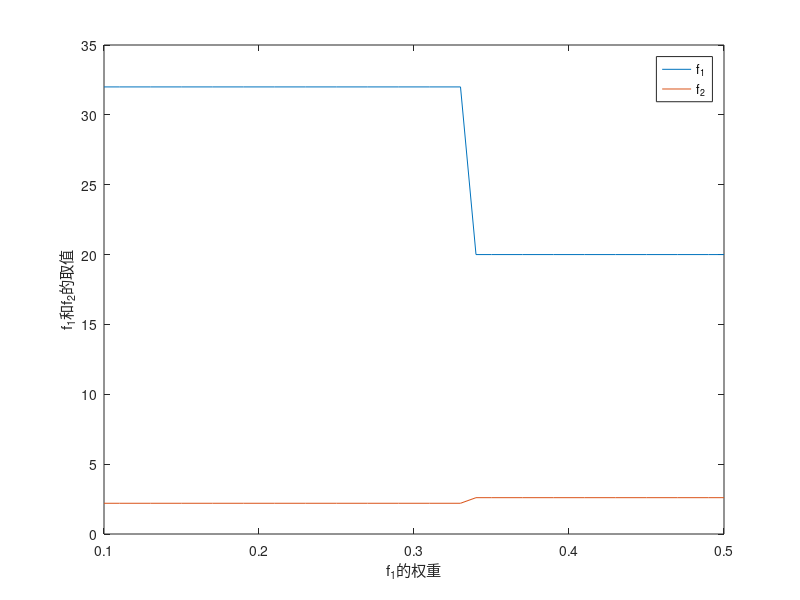
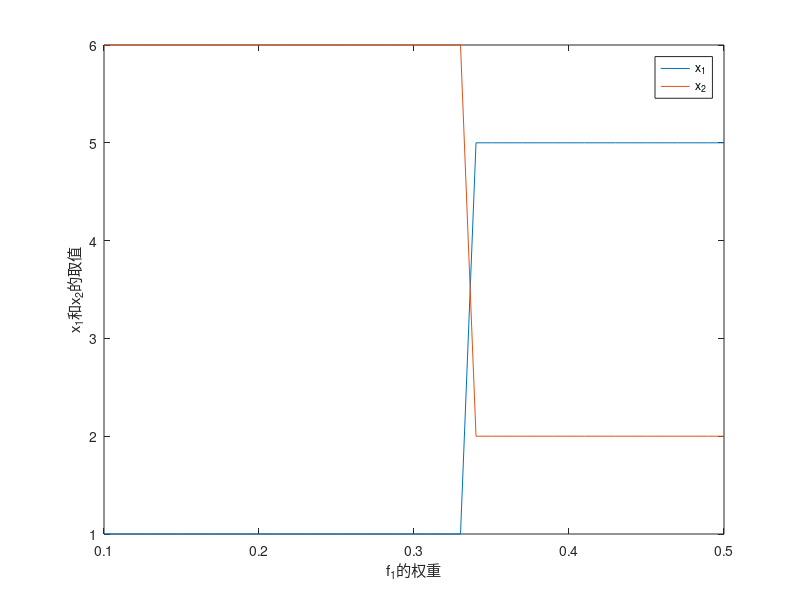
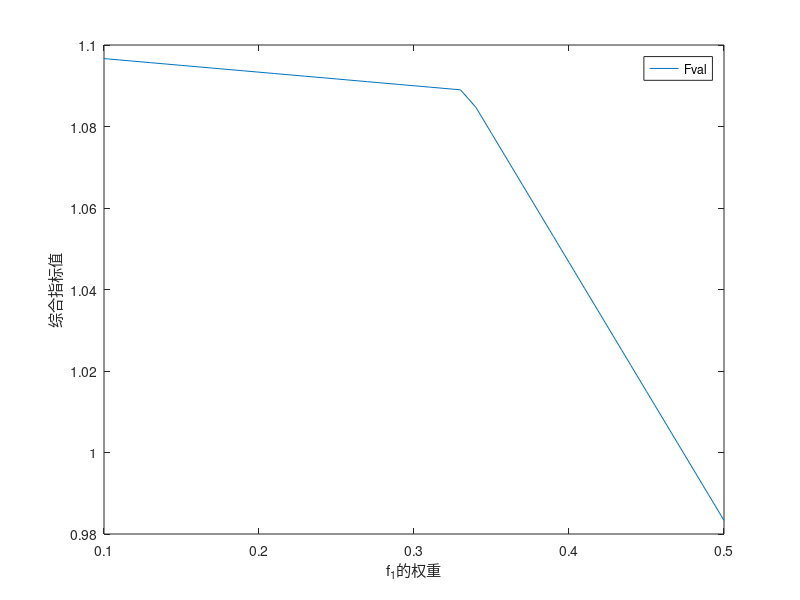

MATLAB code to generate these figures, in order:
%多目标规划模型
W1=0.4;W2=0.6;%设定每个目标函数的权重
C=[2*W1/30+0.4*W2/2
    5*W2/30+0.3*W2/2];%系数矩阵
A=[-1 -1];b=-7;
lb=[0;0];
ub=[5;6];
[x,fval]=linprog(C,A,b,[],[],lb,ub);
f1=2*x(1)+5*x(2);
f2=0.4*x(1)+0.3*x(2);
disp('A产品应该生产的吨数为：')
disp(x(1))
disp('B产品应该生产的吨数为：')
disp(x(2))
disp('总的生产费用为：')
disp(f1)
disp('总的污染吨数为：')
disp(f2)
%% 敏感性分析
W1=0.1:0.01:0.5;W2=1-W1;
n=length(W1);
X1=zeros(n,1);X2=zeros(n,1);F1=zeros(n,1);F2=zeros(n,1);FVAL=zeros(n,1);
for i=1:n
    C=[2*W1(i)/30+0.4*W2(i)/2
    5*W1(i)/30+0.3*W2(i)/2];
    A=[-1 -1];b=-7;
    lb=[0;0];
    ub=[5;6];
    [x,fval]=linprog(C,A,b,[],[],lb,ub);
    X1(i)=x(1);X2(i)=x(2);
    F1(i)=2*x(1)+5*x(2);
    F2(i)=0.4*x(1)+0.3*x(2);
    FVAL(i)=fval;
end
figure(1)
plot(W1,F1,W1,F2)
xlabel('f_{1}的权重')
ylabel('f_{1}和f_{2}的取值')
legend('f_{1}','f_{2}')

figure(2)
plot(W1,X1,W1,X2)
xlabel('f_{1}的权重')
ylabel('x_{1}和x_{2}的取值')
legend('x_{1}','x_{2}')

figure(3)
plot(W1,FVAL)
xlabel('f_{1}的权重')
ylabel('综合指标值')
legend('Fval')
